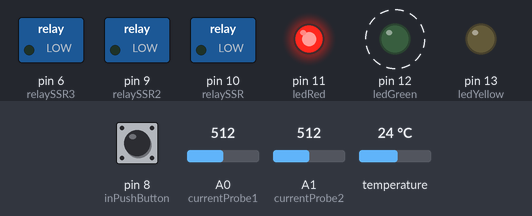
This sketch was run on a simulated Arduino Uno, built with avr-gcc and run on an emulated ATmega328P. Shown: switched loads named in the sketch (green lamp = pin HIGH), output pins drawn as LEDs (lit = HIGH). Dashed ring = blinking. The inputs (shaded band) are chosen by the test bench; at power-on: pin 8 (inPushButton) HIGH, A0 (currentProbe1) = 512, A1 (currentProbe2) = 512, temperature 24 °C. What the sketch prints to the serial monitor is not drawn.

Above: at 1.2 s.
1.3 s: pin 8 (inPushButton) pulled LOW for 1 s
At 2.77 s:
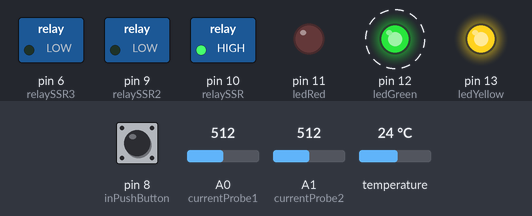
4.5 s: pin 8 (inPushButton) pulled LOW for 0.15 s
At 5.9 s:
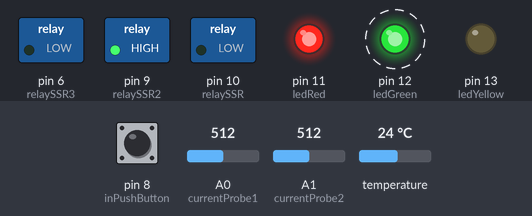
7.5 s: pin 8 (inPushButton) pulled LOW for 0.15 s
At 9.77 s:
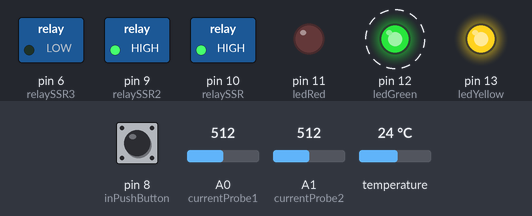
13.7 s: pin 8 (inPushButton) pulled LOW for 3.2 s
At 14.77 s:
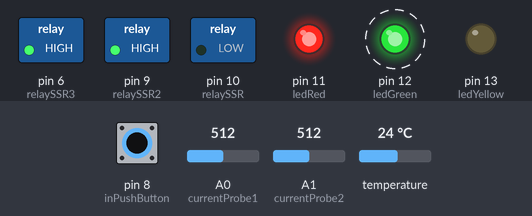
Timing chart, 0 to 22.4 s (numbered marks = the images above; inputs shaded):
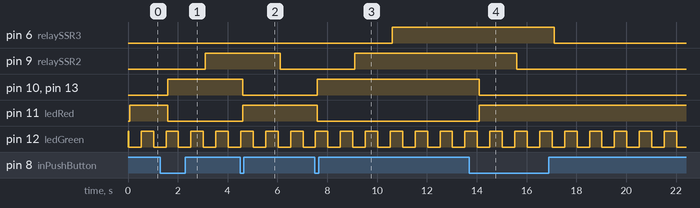

The sketch:

Mon_Timer_temp_currentB04.ino
```cpp
// Written by Björn M
// Control and monitoring of UrsiCNC

// ChangeLog
//20180409 Added 2nd relay relaySRR2 with delay
//20190618 Added 3rd relay relaySRR3 with delay
//20191216 Fixed debounced


#include <Wire.h>
#include <DallasTemperature.h>

#define ONE_WIRE_BUS  2       // Data wire is plugged into pin 2 on the Arduino
#define currentProbe1 0       // The first current meter
#define currentProbe2 1       // The second current meter
#define ledYellow     13
#define ledGreen      12
#define ledRed        11
#define relaySSR      10
#define relaySSR2      9
#define relaySSR3      6
#define inPushButton  8       // choose the input pin (for a pushbutton)
#define SENSOR_RESOLUTION 9   // How many bits to use for temperature values: 9, 10, 11 or 12

// Variables will change:
int buttonState;              // the current reading from the input pin
int lastButtonState = HIGH;   // the previous reading from the input pin
int state = HIGH;             // the current state of the output pin
int previous = LOW;           // the previous reading from the input pin
boolean relayChanged = false; // to be able to delay the relays
boolean relaySRR2state = !state;
boolean relaySRR3state = !state;
long time = 0;                // the last time the output pin was toggled
int noSensors = 0;
const int currentMean1          = 511;

unsigned long lastDebounceTime  = 0;  // the last time the output pin was toggled
unsigned long debounceDelay     = 75;    // the debounce time; increase if the output flickers

volatile byte count             = 0;
volatile int currentValue1      = 0;
volatile int currentValue2      = 0;
volatile byte countold          = 0;
volatile boolean sendOK         = false;
char TCNT2init                  = 177;

// Array
unsigned int current1_array[100];
unsigned int current2_array[100];

// Setup a oneWire instance to communicate with any OneWire devices
// (not just Maxim/Dallas temperature ICs)
OneWire oneWire(ONE_WIRE_BUS);
// Pass our oneWire reference to Dallas Temperature.
DallasTemperature sensors(&oneWire);
DeviceAddress sensorDeviceAddress;


void setup()
{

  pinMode(ledYellow, OUTPUT);     // declare LED as output
  pinMode(ledGreen, OUTPUT);      // declare LED as output
  pinMode(ledRed, OUTPUT);        // declare LED as output
  pinMode(relaySSR, OUTPUT);      // declare SSR as output
  pinMode(relaySSR2, OUTPUT);      // declare SSR as output
  pinMode(relaySSR3, OUTPUT);      // declare SSR as output
  pinMode(inPushButton, INPUT_PULLUP);          // declare pushbutton as input and make pullup resistors avalibe
  digitalWrite(inPushButton, HIGH);       // turn on pullup resistors

  // Set all to off
  digitalWrite(ledYellow, LOW);   // turn LED OFF
  digitalWrite(ledGreen, HIGH);   // turn LED ON
  digitalWrite(ledRed, LOW);     // turn LED OFF
  digitalWrite(relaySSR, LOW);   // turn SSR OFF
  digitalWrite(relaySSR2, LOW);   // turn SSR OFF
  digitalWrite(relaySSR3, LOW);   // turn SSR OFF

  delay(10);
    // start serial port
  Serial.begin(115200);
  Serial.println("UrsiCNC serial promt started");

  // Start up the library
  sensors.begin();
  // Set, show resulotion
  //sensors.getAddress(sensorDeviceAddress, 0);
  //sensors.setResolution(sensorDeviceAddress, SENSOR_RESOLUTION);
  //Serial.println(sensorDeviceAddress,DEC);
  //int resolution = sensors.getResolution(sensorDeviceAddress);
  //Serial.println(resolution,DEC);


  noInterrupts();           // disable all interrupts
  // initialize timer1 @ 2 Hz
  TCCR1A = 0;
  TCCR1B = 0;
  TCNT1  = 0;

  OCR1A = 31250;            // compare match register 16MHz/256/2Hz
  TCCR1B |= (1 << WGM12);   // CTC mode
  TCCR1B |= (1 << CS12);    // 256 prescaler
  TIMSK1 |= (1 << OCIE1A);  // enable timer compare interrupt

  // initialize timer2 @ 100 Hz

  // TIMER2_OVF_vect (Timer2 overflow) is fired with freq:
  // Freq_OVF = 16000000/(scale*(255-TCNT2init)) Hz
  // Square wave( _-_-_ ) on pin OVF_Pin has:
  // Freq_PIN = FreqOVF/2

  TCCR2B = 0x00;                  // No clock source (Timer/Counter stopped)
  TCNT2 = TCNT2init;              // Register : the Timer/Counter (TCNT2) and Output Compare Register (OCR2A and OCR2B) are 8-bit // Reset Timer Count
  TCCR2A = 0x00;                  // TCCR2A – Timer/Counter Control Register A // All bits to zero -> Normal operation

  TCCR2B |= (1<<CS22)|(1<<CS21)|(1<<CS20); // Prescale 1024 (Timer/Counter started)
  //TCCR2B &= ~(1<<CS21);          // Turn off CS21, CS22=1 CS21=0 CS20=1 -> prescale = 128

  TIMSK2 |= (1<<TOIE2);          // TIMSK2 – Timer/Counter2 Interrupt Mask Register // Bit 0 – TOIE2: Timer/Counter2 Overflow Interrupt Enable

  interrupts();             // enable all interrupts
  noSensors = sensors.getDeviceCount();
  Serial.println(time);
}


void loop()
{
  // read the state of the switch into a local variable:
  int reading = digitalRead(inPushButton);

  if (reading != lastButtonState) {
    // reset the debouncing timer
    lastDebounceTime = millis();
  }
  //Serial.println("TestStart");
  //Serial.println(millis() - time);
  if (sendOK) {
   long time2 = millis();
   //float valueVcc = readVcc();
   //float current1 = (currentValue1-currentMean1)*valueVcc/1024/100;
   float current1 = (currentValue1-currentMean1);
   Serial.print("UrsiCNC,");
   //Serial.print("Temperature is: ");
   Serial.print(sensors.getTempCByIndex(0)); // Why "byIndex"?
   Serial.print(",");
   Serial.print(millis() ,DEC);
   Serial.print(",");
   //Serial.print(current1, DEC);
   Serial.print(reading);
   Serial.print(",");
   Serial.print(!state);
   Serial.print(",");
   Serial.print(relaySRR2state);
   Serial.print(",");
   Serial.print(relaySRR3state);
   Serial.print(",");
   Serial.print(!relayChanged);
   Serial.print(",");
   for(int n=0; n < 99; n++){
      Serial.print(current1_array[n]);
      Serial.print(",");}
   Serial.print("new,");
   for(int n=0; n < 99; n++){
      Serial.print(current2_array[n]);
      Serial.print(",");}

   sendOK = false;
   Serial.print(0xFF);
   Serial.print(",");
   Serial.print(countold);
   Serial.print(",");
   time2 = millis() - time2;
   Serial.print(time2 ,DEC);
   Serial.println(";");
  }
  //Serial.println("TestButton");
  //Serial.println(millis() - time);

  if ((millis() - lastDebounceTime) > debounceDelay) {
    // whatever the reading is at, it's been there for longer than the debounce
    // delay, so take it as the actual current state:

    // if the button state has changed:
    if (reading != buttonState) {
      buttonState = reading;

      // only toggle the LED if the new button state is HIGH
      if (buttonState == LOW) {
        //Serial.println("Wooorks");
        digitalWrite(ledYellow, digitalRead(ledYellow) ^ 1);   // toggle LED pin
        relayChanged = true;
        if (state == HIGH){
          state = LOW;}
        else{
          state = HIGH;}
        digitalWrite(relaySSR, !state);
//        Serial.println("Button Read");
//        Serial.println( millis() - time);
//        previous == LOW;
        time = millis();


      }
    }
  }

  if (relayChanged == true && millis() - time > 1500) {
    digitalWrite(relaySSR2, !state);
    relaySRR2state = !state;
    //relayChanged = false;
  }
  if (relayChanged == true && millis() - time > 3000) {
    digitalWrite(relaySSR3, !state);
    relayChanged = false;
    relaySRR3state = !state;
  }
  digitalWrite(ledRed, state);
  digitalWrite(ledYellow, !state);


}

ISR(TIMER1_COMPA_vect)          // timer compare interrupt service routine, 2Hz
{
  digitalWrite(ledGreen, digitalRead(ledGreen) ^ 1);   // toggle LED pin
  countold = count;
  count = 0;
  sensors.requestTemperaturesnodelay();
  currentValue1 = analogRead(currentProbe1);
  currentValue2 = analogRead(currentProbe2);
  sendOK = true;
}

ISR(TIMER2_OVF_vect) { // 100 Hz
 // PORTD maps to Arduino digital pins 0 to 7
 TCNT2 = TCNT2init;
 current1_array[count] = analogRead(currentProbe1);
 current2_array[count] = analogRead(currentProbe2);
 count = ++count;
 //digitalWrite(ledYellow, digitalRead(ledYellow) ^ 1);   // toggle LED pin

};

long readVcc() {
  long result;
  // Read 1.1V reference against AVcc
  ADMUX = _BV(REFS0) | _BV(MUX3) | _BV(MUX2) | _BV(MUX1);
  delay(2); // Wait for Vref to settle
  ADCSRA |= _BV(ADSC); // Convert
  while (bit_is_set(ADCSRA,ADSC));
  result = ADCL;
  result |= ADCH<<8;
  //measured 1.075-1.076V 1099725-1100748
  result = 1125300 / result; // Back-calculate AVcc in mV 1.1 * 1023 *1000 , adjust acc.
  return result;
}
```

Measured:
- after the input at 1.3 s, pin 9 (relaySSR2): LOW → HIGH after 1.8 s; pin 10 (relaySSR), pin 13 (ledYellow): LOW → HIGH after 0.31 s; pin 11 (ledRed): HIGH → LOW after 0.31 s
- after the input at 4.5 s, pin 6 (relaySSR3): stays LOW (without the input it goes to HIGH after 0.11 s); pin 9 (relaySSR2): HIGH → LOW after 1.6 s; pin 10 (relaySSR), pin 13 (ledYellow): HIGH → LOW after 0.11 s; pin 11 (ledRed): LOW → HIGH after 0.11 s
- after the input at 7.5 s, pin 6 (relaySSR3): LOW → HIGH after 3.1 s; pin 9 (relaySSR2): LOW → HIGH after 1.6 s; pin 10 (relaySSR), pin 13 (ledYellow): LOW → HIGH after 0.11 s; pin 11 (ledRed): HIGH → LOW after 0.11 s
- after the input at 13.7 s, pin 6 (relaySSR3): HIGH → LOW after 3.4 s; pin 9 (relaySSR2): HIGH → LOW after 1.9 s; pin 10 (relaySSR), pin 13 (ledYellow): HIGH → LOW after 0.41 s; pin 11 (ledRed): LOW → HIGH after 0.41 s
- by itself, pin 12 (ledGreen): alternates HIGH for 0.50 s and LOW for 0.50 s
